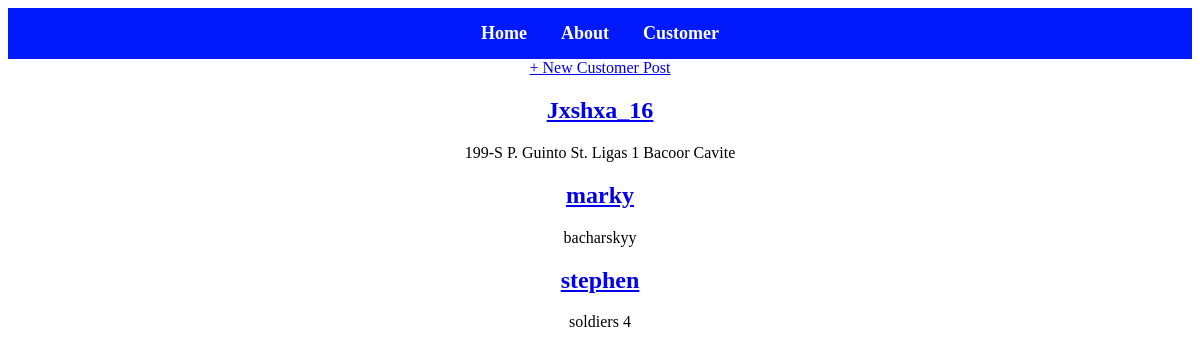
Before: /customer/ with the older database file.
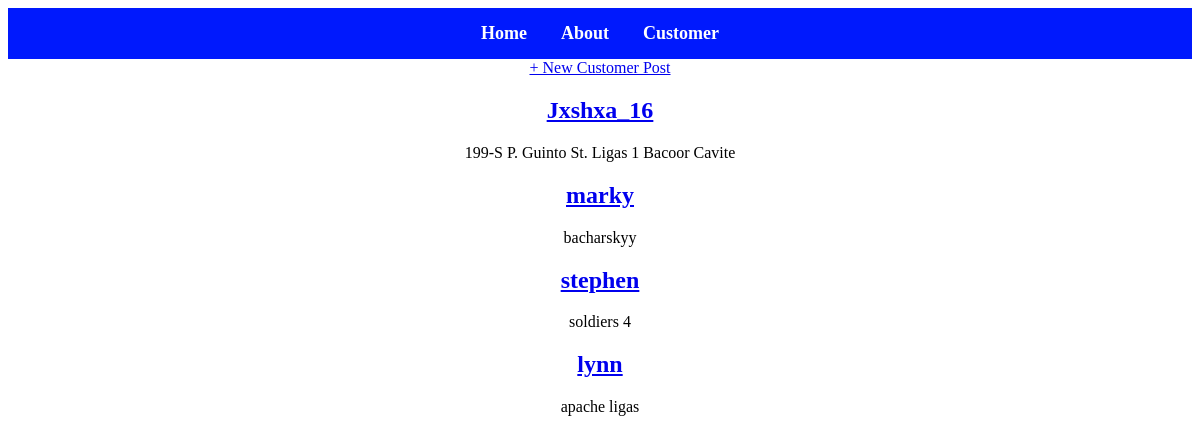
After: the same page with the newer database file.
### app/models.py (models this page shows, shortened)
class Customer(models.Model):
    username = models.CharField(max_length=50, unique=True)
    password = models.CharField(max_length=128)
    phone_number = models.CharField(max_length=15, null=True, blank=True)
    address = models.TextField(null=True, blank=True)

### app/views.py (the view)
# urls.py: path('customer/', CustomerListView.as_view(), name='customer'),
class CustomerListView(ListView):
    model = Customer
    template_name = 'app/customer_list.html'
    context_object_name = 'post_list'

### app/templates/app/customer_list.html
{% extends 'app/base.html' %}
{% load static %}
{% block content %}
    <a href="{% url 'customer_create' %}">+ New Customer Post</a>
    {% for customer in post_list %}
        <div class="customer-entry">
            <h2><a href="{% url 'customer_detail' customer.pk %}">{{ customer.username }}</a></h2>
            <p>{{ customer.address }}</p>
        </div>
    {% endfor %}
{% endblock content %}

### app/templates/app/base.html (shortened to what this page needs)
{% load static %}
<!DOCTYPE html>
<html lang="en">
<head>
    <link rel="stylesheet" href="{% static 'css/base.css' %}">
</head>
<body>
   {% include 'app/navbar.html' %}
    {% block content %}{% endblock content %}
</body>
</html>

### app/templates/app/navbar.html
<header>
    <a href="{% url 'home' %}">Home</a>
    <a href="{% url 'about' %}">About</a>
    <a href="{% url 'customer' %}">Customer</a>
    </header>

### static/css/base.css (style rules this page uses)
* { text-align: center; }
header { background-color: #0019fd; padding: 15px; text-align: center; }
header a { color: white; text-decoration: none; margin: 0 15px; font-size: 18px; font-weight: bold; transition: color 0.3s, background-color 0.3s; }

Changed rows visible on the page:
added Customer: username "lynn", address "apache ligas"
